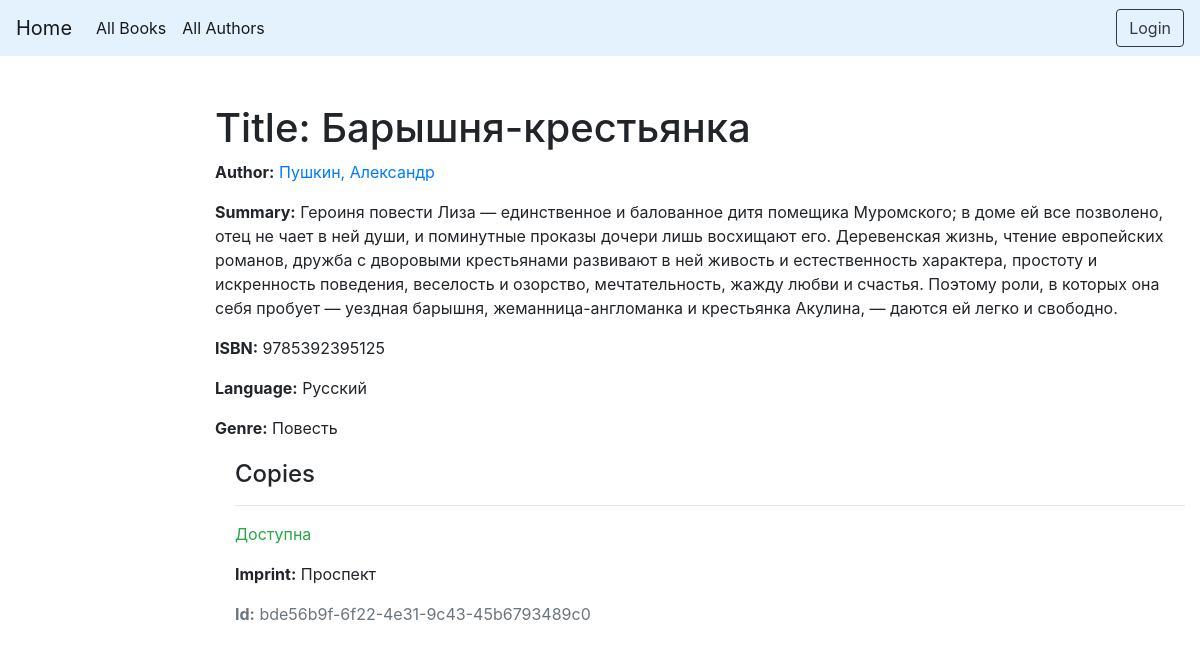
/catalog/book/1, run on the app's committed database.
### catalog/models.py (models this page shows, shortened)
class Book(models.Model):
    title = models.CharField('Наименование', max_length=200, help_text='')
    author = models.ForeignKey('Author', verbose_name='Автор', on_delete=models.SET_NULL, null=True, help_text='')
    summary = models.TextField('О книге', max_length=1000, help_text='')
    isbn = models.CharField('ISBN', max_length=13, help_text='')
    genre = models.ManyToManyField('Genre', verbose_name='Жанр', help_text='')
    language = models.ForeignKey('Language', verbose_name='Язык', on_delete=models.SET_NULL, null=True, help_text='')
    class Meta:
        ordering = ['title']
        permissions = (("can_change_books_data", "Add, edit, delete books"),)
    def display_genre(self):
        return ', '.join([genre.name for genre in self.genre.all()[:3]])
    display_genre.short_description = 'Жанр произведения'

class Author(models.Model):
    first_name = models.CharField('Имя', max_length=100, help_text='')
    last_name = models.CharField('Фамилия', max_length=100, help_text='')
    first_name_ml = models.CharField('Имя (родной язык)', max_length=100, null=True, blank=True, help_text='')
    last_name_ml = models.CharField('Фамилия (родной язык)', max_length=100, null=True, blank=True, help_text='')
    date_of_birth = models.DateField('Дата рождения', null=True, blank=True, help_text='')
    date_of_death = models.DateField('Дата смерти', null=True, blank=True, help_text='')
    class Meta:
        ordering = ['last_name', 'first_name']
        permissions = (("can_change_authors_data", "Add, edit, delete authors"),)
    def __str__(self):
        return '{0}, {1}'.format(self.last_name, self.first_name)

class Language(models.Model):
    name = models.CharField('Наименование', max_length=200, help_text='Язык издания книги. Например, Русский, English, 中國 и т.п.')
    class Meta:
        ordering = ['name']
    def __str__(self):
        return self.name

class Genre(models.Model):
    name = models.CharField('Наименование', max_length=200, help_text='Жанр книги. Например, Фантастика, Детектив, Поэзия и т.п.')
    class Meta:
        ordering = ['name']
    def __str__(self):
        return self.name

class BookInstance(models.Model):
    id = models.UUIDField(primary_key=True, default=uuid.uuid4, help_text='Уникальный идентификатор этого экземпляра книги в библиотеке.')
    book = models.ForeignKey('Book', verbose_name='Книга', on_delete=models.SET_NULL, null=True)
    imprint = models.CharField('Штамп', max_length=200, help_text='Информация об экземпляре. Например, издательство, переводчик, год, номер экземпляра в библиотеке')
    due_back = models.DateField(verbose_name='Дата возврата', null=True, blank=True, help_text='Дата ожидаемого возврата книги.')
    borrower = models.ForeignKey(User, verbose_name='Читатель', on_delete=models.SET_NULL, null=True, blank=True, help_text='Читатель, арендующий книгу.')
    LOAN_STATUS = (
        ('m', 'На оформлении'),
        ('o', 'Выдана'),
        ('a', 'Доступна'),
        ('r', 'В резерве'),
    )
    status = models.CharField('Доступность', max_length=1, choices=LOAN_STATUS, blank=True, default='m', help_text='Статус доступности книги')
    class Meta:
        ordering = ['book']
        permissions = (("can_mark_returned", "Set book as returned"),)

### catalog/views.py (the view)
# urls.py: path('book/<int:pk>', views.BookDetailView.as_view(), name='book-detail'),
class BookDetailView(generic.DetailView):
    model = Book

### catalog/templates/catalog/book_detail.html (shortened to what this page needs)
{% extends "base_generic.html" %}
{% block content %}
  <h1>Title: {{ book.title }}</h1>
  <p><strong>Author:</strong> <a href="">{{ book.author }}</a></p>
  <p><strong>Summary:</strong> {{ book.summary }}</p>
  <p><strong>ISBN:</strong> {{ book.isbn }}</p>
  <p><strong>Language:</strong> {{ book.language }}</p>
  <p><strong>Genre:</strong> {% for genre in book.genre.all %} {{ genre }}{% if not forloop.last %}, {% endif %}{% endfor %}</p>
  <div style="margin-left:20px;margin-top:20px">
    <h4>Copies</h4>
    {% for copy in book.bookinstance_set.all %}
    <hr>
    <p class="{% if copy.status == 'a' %}text-success{% elif copy.status == 'd' %}text-danger{% else %}text-warning{% endif %}">{{ copy.get_status_display }}</p>
    <p><strong>Imprint:</strong> {{copy.imprint}}</p>
    <p class="text-muted"><strong>Id:</strong> {{copy.id}}</p>
    {% endfor %}
  </div>
{% endblock %}

### data on the page
Book: title "Барышня-крестьянка", author "Пушкин, Александр", summary "Героиня повести Лиза — единственное и балованное дитя помещика Муромского; в доме ей все позволено, отец не чает в ней души, и поминутные проказы дочери лишь восхищают его. Деревенская жизнь, чтение европейских романов, дружба с дворовыми крестьянами развивают в ней живость и естественность характера, простоту и искренность поведения, веселость и озорство, мечтательность, жажду любви и счастья. Поэтому роли, в которых она себя пробует — уездная барышня, жеманница-англоманка и крестьянка Акулина, — даются ей легко и свободно.", isbn "9785392395125", language "Русский"
Genre: name "Повесть"
BookInstance: status "Доступна", imprint "Проспект", id "bde56b9f-6f22-4e31-9c43-45b6793489c0"
